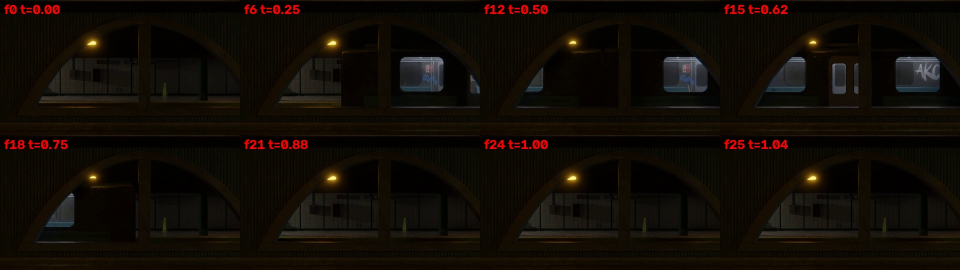
#> input picture research/verify_s2events/grid_0148.jpg, 1920 x 540 px, given in place of grid_0148.jpg_f00.png, which was not available (shown at 1/2 size)
$ python detect.py ../../../../verify_s2events/grid_0148.jpg
#> lines starting #> are read from the running program, lines starting #| are printed output that depends on the picture; after the words box and inside, x2 and y2 are one past the last pixel; in counts of white or black regions, pixels touching at a corner belong together; pictures that were not available may be replaced by others from this repository, and a replacement may not be noted
import cv2, numpy as np, sys
d='/home/user/quantiphy-challenge/research/next/labaudit/0020/'
pref=sys.argv[1] if len(sys.argv)>1 else '0020'
for i in range(49):
    im=cv2.imread(d+f'frames/{pref}_f{i:02d}.png')
#> im is the input picture: shape (540, 1920, 3); mean B, G, R 5.8, 12.1, 17.9
    hsv=cv2.cvtColor(im,cv2.COLOR_BGR2HSV)
#> hsv: shape (540, 1920, 3); mean H, S, V 24.3, 197.9, 18.3
    h,s,v=hsv[...,0].astype(int),hsv[...,1].astype(int),hsv[...,2].astype(int)
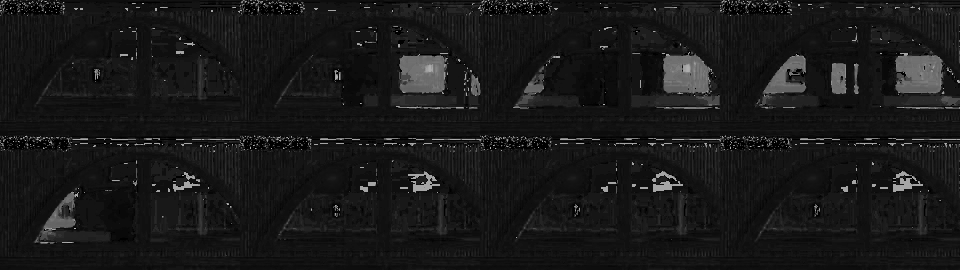
#> h: shape (540, 1920) int64 (shown at 1/2 size); min 0, max 179, mean 24.3
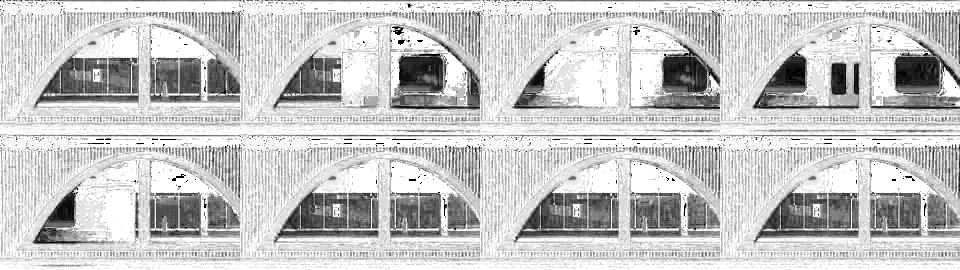
#> s: shape (540, 1920) int64 (shown at 1/2 size); min 0, max 255, mean 197.9
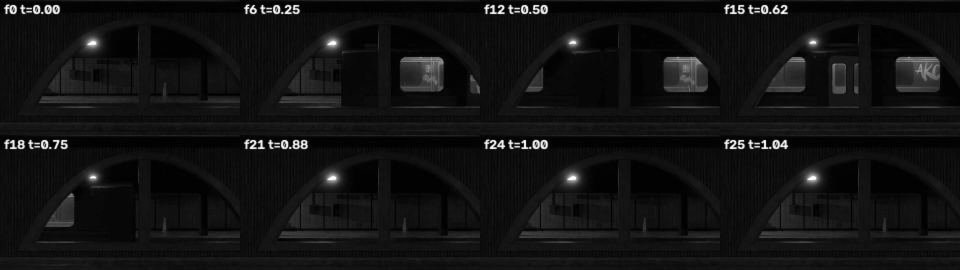
#> v: shape (540, 1920) int64 (shown at 1/2 size); min 0, max 255, mean 18.3
    yel=((h>=20)&(h<=38)&(s>90)&(v>120)).astype(np.uint8)
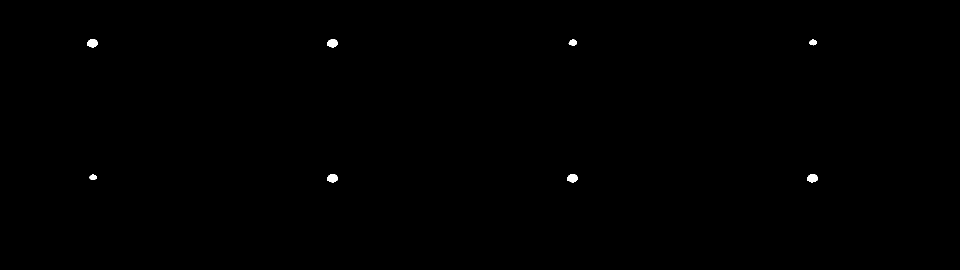
#> yel: shape (540, 1920) (shown at 1/2 size); values 0 (black) and 1 (white), 0.17% white; 8 white regions, largest, box (x1, y1, x2, y2) and area: (654, 348, 676, 365) 279, (1614, 348, 1636, 365) 279, (1134, 348, 1156, 365) 276
    n,lab,st,cen=cv2.connectedComponentsWithStats(yel)
#> lab: shape (540, 1920) int32; 9 distinct labels, from 0 to 8
#> n = 9; st = [[0, 0, 1920, 540, 1035017], [174, 78, 22, 17, 272], [654, 78, 22, 17, 271], [1137, 79, 17, 12, 154], [1618, 79, 16, 12, 129], [179, 349, 14, 11, 123], [654, 348, 22, 17, 279], [1134, 348, 22, 17, 276], [1614, 348, 22, 17, 279]]; cen = [[959.6, 269.6], [184.4, 86.02], [664.4, 86.04], [1145.6, 84.74], [1625.7, 84.38], [185.7, 354.2], [664.5, 356], [1144.5, 356], [1624.5, 356]]
    out=[]
    for k in range(1,n):
        if st[k,4]>40: out.append((st[k,4],tuple(st[k,:4]),tuple(np.round(cen[k],1))))
#> after the loop, out = 8 items
    out.sort(reverse=True)
    print(i, out[:3])
#| 0 [(279, (1614, 348, 22, 17), (1624.5, 356.0)), (279, (654, 348, 22, 17), (664.5, 356.0)), (276, (1134, 348, 22, 17), (1144.5, 356.0))]
#> pass 2 of the loop `for i in range(49):`:
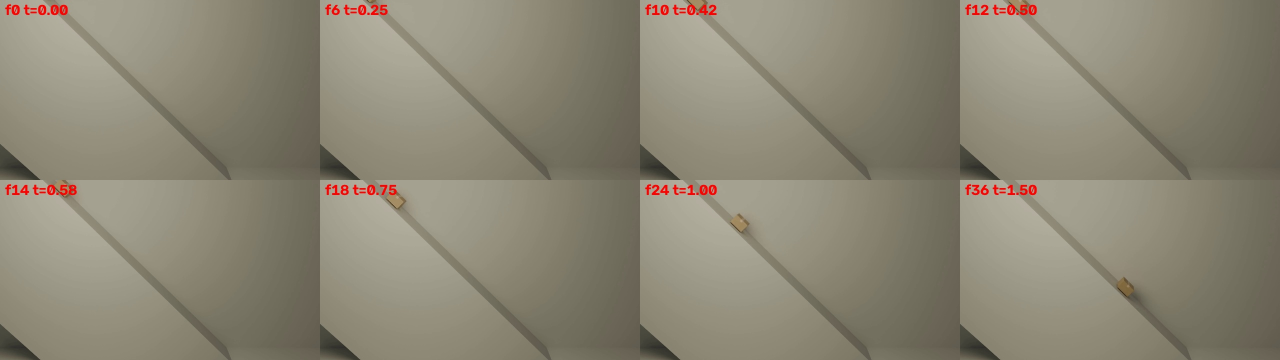
#> input picture research/verify_s2events/grid_0253.jpg, 2560 x 720 px, given in place of grid_0148.jpg_f01.png, which was not available (shown at 1/2 size)
#> im is the input picture: shape (720, 2560, 3); mean B, G, R 116.5, 134, 139.4
#> hsv: shape (720, 2560, 3); mean H, S, V 24.6, 41.8, 139.4
#> h: shape (720, 2560) int64; 45 distinct labels, from 0 to 179
#> s: shape (720, 2560) int64; 243 distinct labels, from 13 to 255
#> `h,s,v=hsv[...,0].astype(int),hsv[...,1].astype(int),hsv[...,2].astype(..`:
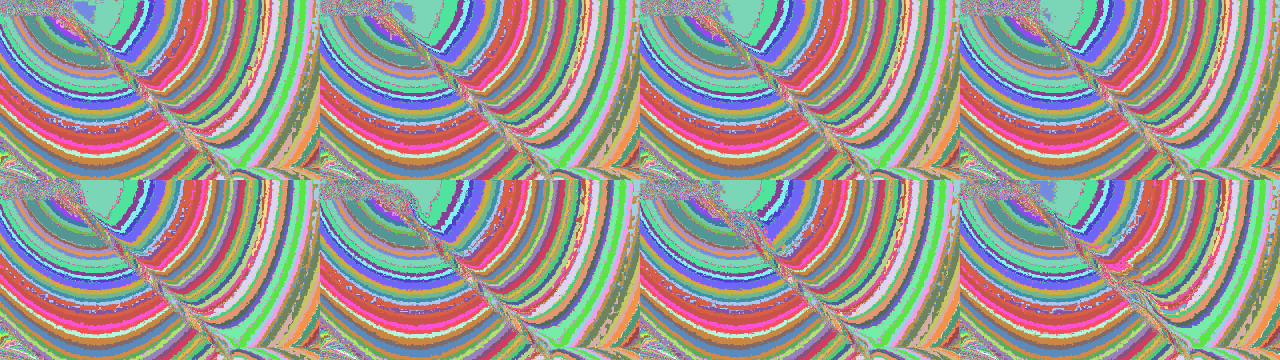
#> v: shape (720, 2560) int64 (shown at 1/2 size); 215 distinct labels, from 39 to 255; one colour per label, 0 black
#> `yel=((h>=20)&(h<=38)&(s>90)&(v>120)).astype(np.uint8)`:
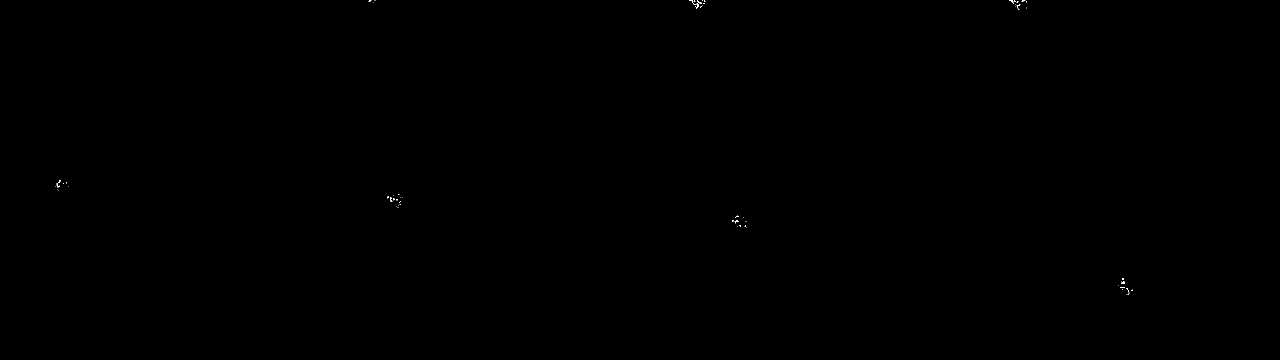
#> yel: shape (720, 2560) (shown at 1/2 size); values 0 (black) and 1 (white), 0.03% white in thin lines or dots, all inside (x1, y1, x2, y2) = (111, 0, 2266, 590)
#> lab: shape (720, 2560) int32; 67 distinct labels, from 0 to 66
#> n = 67; st = 67 rows, first 6: [0, 0, 2560, 720, 1842679], [737, 0, 6, 3, 13], [749, 0, 2, 1, 2], [1378, 0, 14, 10, 30], [1387, 0, 4, 4, 9], [1394, 0, 9, 8, 26]; cen = 67 pairs, first value 111 to 2264, second value 0 to 589
#> after the loop `for k in range(1,n):`: out = []
#| 1 []
#> (the run stopped early here; a loop or call above may not have finished)
